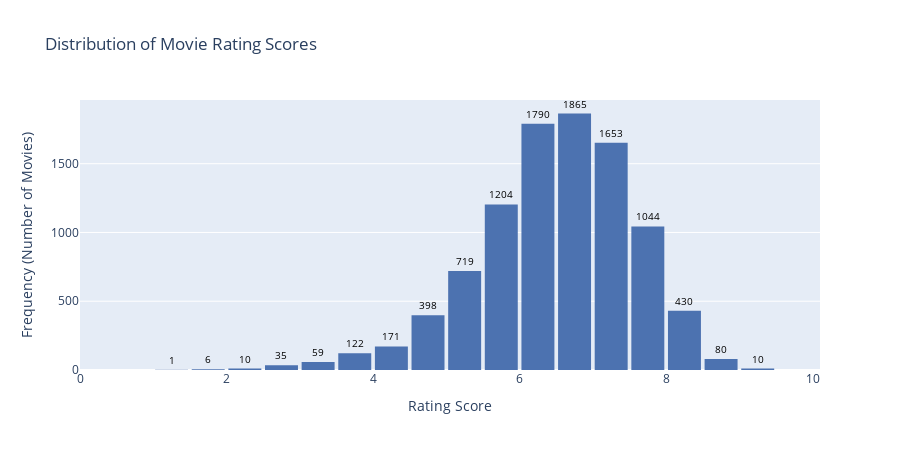

The cell this chart's notebook holds for it:
### Code cell
# --- 2. Tiền xử lý Rating ---
df['Rating'] = pd.to_numeric(df['Rating'], errors='coerce') 
df_clean_rating = df.dropna(subset=['Rating'])

# --- 3. Trực quan hóa với Plotly (Histogram) ---

fig_rating = px.histogram(
    df_clean_rating, 
    x='Rating', 
    nbins=20, 
    title='Distribution of Movie Rating Scores ',
    labels={'Rating': 'Rating Score (0-10)', 'count': 'Frequency (Number of Movies)'},
    color_discrete_sequence=['#4c72b0'],
    text_auto=True 
)

# BƯỚC THU NHỎ KÍCH THƯỚC: Sử dụng update_layout
fig_rating.update_layout(
    xaxis_title='Rating Score',
    yaxis_title='Frequency (Number of Movies)',
    bargap=0.1, 
    xaxis_range=[0, 10.1],
    
    # ĐIỀU CHỈNH KÍCH THƯỚC Ở ĐÂY
    width=900,  # Thu nhỏ chiều rộng thành 600 pixels
    height=450  # Giữ chiều cao ở mức hợp lý
)

# Tùy chỉnh vị trí và định dạng của Data Labels 
fig_rating.update_traces(
    textposition='outside', 
    textfont=dict(size=10, color='black') 
)

fig_rating.show()

### Figure 1 — Plotly figure (JSON) as saved in the notebook; plotly's stock layout.template omitted (floating-point values rounded to 4 significant figures; data arrays with more than 128 entries replaced by an {"elided": "..."} marker saying what was removed)
{"data": [{"bingroup": "x", "hovertemplate": "Rating Score (0-10)=%{x}<br>count=%{y}<extra></extra>", "legendgroup": "", "marker": {"color": "#4c72b0", "pattern": {"shape": ""}}, "name": "", "nbinsx": 20, "orientation": "v", "showlegend": false, "textfont": {"color": "black", "size": 10}, "textposition": "outside", "texttemplate": "%{value}", "type": "histogram", "x": {"elided": "9597 float values"}, "xaxis": "x", "yaxis": "y"}], "layout": {"bargap": 0.1, "barmode": "relative", "height": 450, "legend": {"tracegroupgap": 0}, "title": {"text": "Distribution of Movie Rating Scores "}, "width": 900, "xaxis": {"anchor": "y", "domain": [0, 1], "range": [0, 10.1], "title": {"text": "Rating Score"}}, "yaxis": {"anchor": "x", "domain": [0, 1], "title": {"text": "Frequency (Number of Movies)"}}}}
